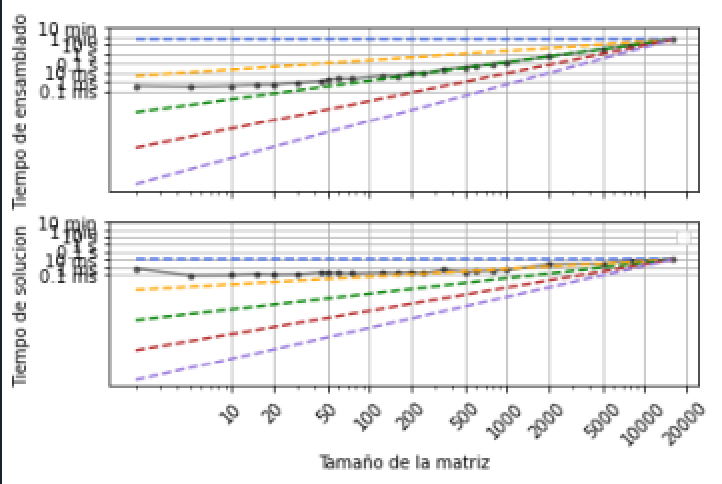

Python code for this plot:
import matplotlib.pyplot as plt
import numpy as np


names = ["Solve_dispersa.txt"]
N = [2, 5, 10, 12, 15, 20, 30, 40, 50, 55, 60, 100, 125, 160, 200, 350, 500, 800, 1000, 5000, 8000]
    
xticks = [10, 20, 50, 100, 200, 500, 1000, 2000, 5000, 10000, 20000]
yticks = [0.1/1000, 1/1000, 10/1000, 0.1, 1, 10, 60, 600]
yticks_text = ["0.1 ms", "1 ms", "10 ms", "0.1 s", "1 s", "10 s", "1 min", "10 min"]
xticks_text = ["", "", "", "", "", "", "", "", "", "", ""]
plt.figure()

dt1max = []
dt2max = []
for i in names:
    data = np.loadtxt(i)
    Ns = data[:,0]
    dts1 =  data[:,1]
    dts2 = data[:, 2]
    Nsmax = max(Ns)
    dts1max = max(dts1)
    dts2max = max(dts2)
    
    for i in Ns:
        dt1max.append(max(dts1))
        dt2max.append(max(dts2))
        
    plt.subplot(2,1,1) 
    plt.ylabel("Tiempo de ensamblado")
    plt.loglog(Ns,dts1, 'k-o', alpha = 0.5, markersize = 3) 
    plt.grid()
    plt.yticks(yticks, yticks_text)
    plt.xticks(xticks, xticks_text, rotation=45)
    
    plt.subplot(2,1,2) 
    plt.loglog(Ns,dts2, 'k-o', alpha = 0.5, markersize = 3)
    plt.ylabel("Tiempo de solucion")
    plt.xlabel("Tamaño de la matriz")
    plt.grid()
    plt.yticks(yticks, yticks_text)
    plt.xticks(xticks, xticks, rotation=45)
    
plt.subplot(2,1,1)  
plt.plot(Ns, dt1max, "--", color = "royalblue")  
plt.loglog(Ns, Ns*(dts1max/Nsmax), "--", color = "orange") 
plt.loglog(Ns, (Ns**2)*(dts1max/(Nsmax**2)), "--", color = "green") 
plt.loglog(Ns, (Ns**3)*(dts1max/(Nsmax**3)), "--", color = "firebrick") 
plt.loglog(Ns, (Ns**4)*(dts1max/(Nsmax**4)), "--", color = "mediumpurple") 
plt.yticks(yticks, yticks_text)
plt.xticks(xticks, xticks_text, rotation=45) 

plt.subplot(2,1,2)  
plt.plot(Ns, dt2max, "--", color = "royalblue")  
plt.loglog(Ns, Ns*(dts2max/Nsmax), "--", color = "orange") 
plt.loglog(Ns, (Ns**2)*(dts2max/(Nsmax**2)), "--", color = "green") 
plt.loglog(Ns, (Ns**3)*(dts2max/(Nsmax**3)), "--", color = "firebrick") 
plt.loglog(Ns, (Ns**4)*(dts2max/(Nsmax**4)), "--", color = "mediumpurple") 
plt.yticks(yticks, yticks_text)
plt.xticks(xticks, xticks, rotation=45)
    


plt.tight_layout()
plt.legend()
plt.show()
